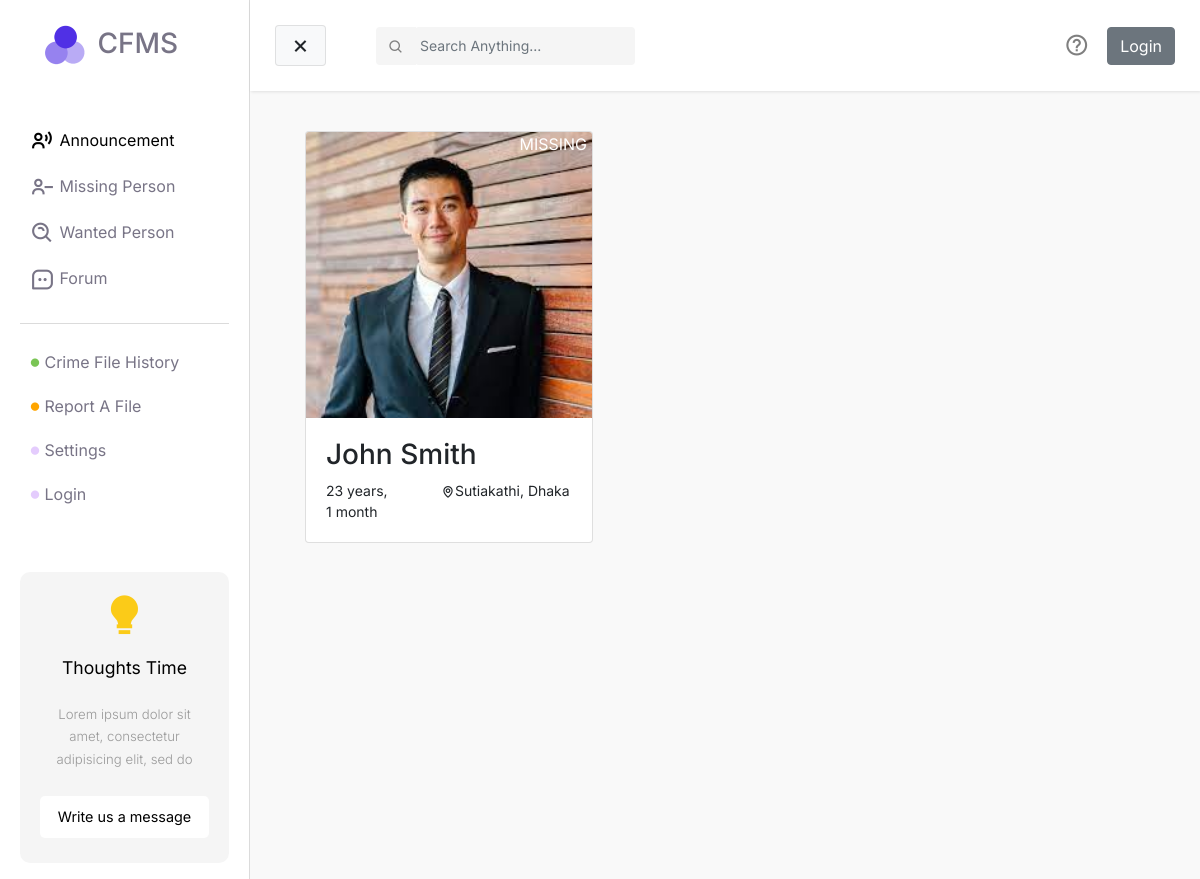
The page /missing-person/ on the database its author committed.
### missingPerson/models.py (models this page shows)
class MissingPerson(models.Model):
    STATUS_FOUND = "FOUND"
    STATUS_MISSING = "MISSING"
    STATUS_CHOICES = [
        (STATUS_FOUND, 'Found'),
        (STATUS_MISSING, 'Missing'),
    ]
    name = models.CharField(max_length=255)
    street = models.CharField(max_length=255)
    village = models.CharField(max_length=255)
    city = models.CharField(max_length=255, null=False)
    date = models.DateTimeField()
    birthDate = models.DateField(null=True)
    status = models.CharField(choices=STATUS_CHOICES, max_length=7, default=STATUS_MISSING)
    user = models.ForeignKey(settings.AUTH_USER_MODEL, on_delete=models.PROTECT)

### missingPerson/views.py (the view)
# urls.py: path('missing-person/', include('missingPerson.urls')),
def missingPerson(request):
    missingPersons = MissingPerson.objects.all()
    context = {
        "missingPersons": missingPersons,
    }
    return render(request, 'missing-person.html', context)

### templates/missing-person.html (shortened to what this page needs)
{% extends "base.html" %} {% block css %} {% load static %}
<link rel="stylesheet" href="{% static 'css/style.css' %}" />
{% endblock %} {% block main %}
<div id="main-wrapper" class="container missing-page">
  <div class="row">
    {% if missingPersons %}
    <div>
      {% for person in missingPersons %}
      <div class="col-md-3 person">
        <a href="">
          <div class="card" style="width: 18rem">
            <img
              class="card-img-top"
              src="{% static 'files/missing-profile.jpeg' %}"
              alt="Card image cap"
            />
            <div class="status">{{person.status}}</div>
            <div class="card-body">
              <h3 class="card-text">{{ person.name }}</h3>
              <div class="row person-basic-info" style="font-size: 14px">
                <div class="col-5">
                  {% if person.birthdate|timesince|wordcount > 2 %}
                  <span
                    >{{ person.birthDate|timesince|truncatewords:2|slice:":-3"
                    }}
                  </span>
                  {% else %}
                  <span> {{ person.birthDate|timesince}} </span>
                  {% endif %}
                </div>
                <div class="col-7">
                  <i class="bx bx-map"></i>{{person.village}}, {{ person.city }}
                </div>
              </div>
            </div>
          </div>
        </a>
      </div>
    </div>
    {% endfor %} {% else %}
    <div>
      <h2>No person in the list</h2>
    </div>
    {% endif %}
  </div>
  {% endblock %}

### static/css/base.css (style rules this page uses)
body { font-family: "Inter", sans-serif; background-color: #fff; }
i { vertical-align: middle; }
a, a:hover, a:focus { color: inherit; text-decoration: none; transition: all 0.3s; }

### static/css/style.css (style rules this page uses)
.missing-page .person img { position: relative; }
.missing-page .person .status { position: absolute; top: 0; right: 0; color: #fff; padding: 0 5px; }

### rows shown on the page
MissingPerson: status "MISSING", name "John Smith", birthDate "23 years, 1 month", village "Sutiakathi", city "Dhaka"
